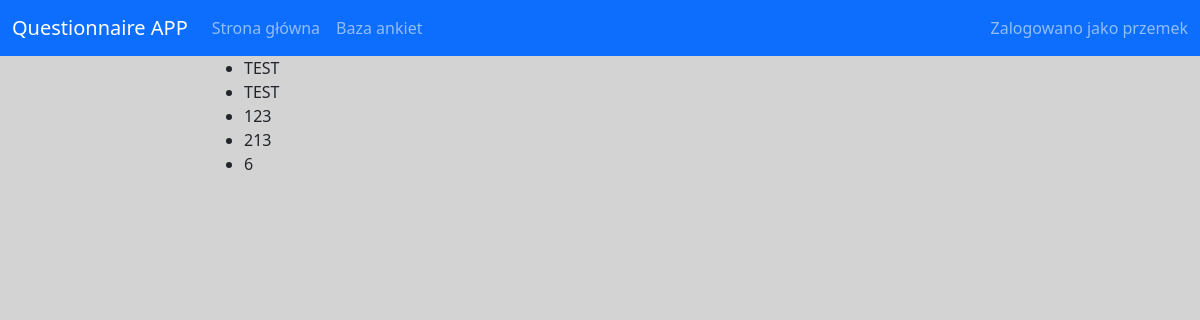
/myQuestionnaires (signed in), run on an earlier commit of the app's database.
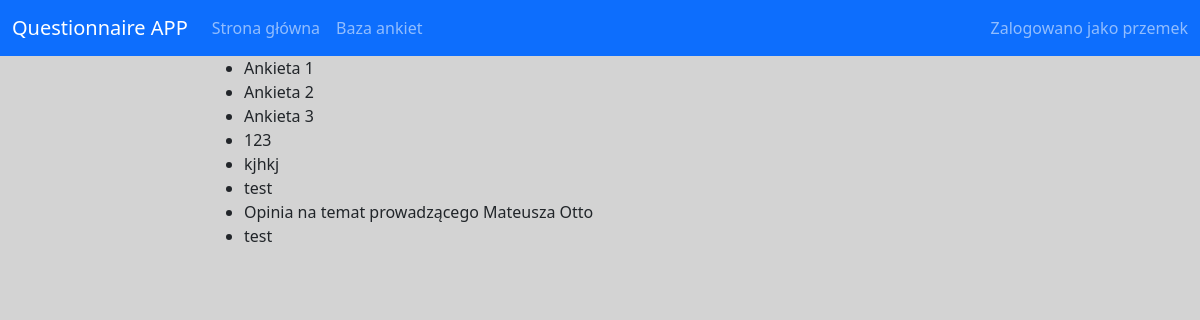
And on a later commit of the database.
### main/models.py (models this page shows, shortened)
class Questionnaire(models.Model):
    text = models.CharField(max_length=500)
    questions = models.ManyToManyField(Question, blank=True)
    owner = models.ForeignKey(User, on_delete=models.SET_NULL, null=True)
    public = models.BooleanField(null=True, default=False)
    publicResults = models.BooleanField(null=True, blank=True)
    password = models.CharField(max_length=200, blank=True, null=True)
    date = models.DateField(auto_created=True, null=True)
    active = models.BooleanField(null=True, default=True)

### main/decorators.py (the view)
    def wrapper_func(response, *args, **kwargs):
        if not response.user.is_authenticated:
            return redirect('/login')
        else:
            return viewFunc(response, *args, **kwargs)

### main/views.py (called while the page is built)
@notloged
def myQuestionnaires(request):
    questionnaires = Questionnaire.objects.filter(owner=request.user)
    context = {'questionnaires': questionnaires}
    return render(request, 'myQuestionnaires.html', context)

### main/templates/main/myQuestionnaires.html
{% extends 'base.html' %}
{% block content %}
    <ul>
        {% for questionnaire in questionnaires %}
            <li>{{questionnaire.text}}</li>
        {% endfor %}
    </ul>
{% endblock %}

What changed in the data, as far as the page shows it:
removed Questionnaire: text "TEST"
removed Questionnaire: text "TEST"
removed Questionnaire: text "213"
removed Questionnaire: text "6"
added Questionnaire: text "Ankieta 1"
added Questionnaire: text "Ankieta 2"
added Questionnaire: text "Ankieta 3"
added Questionnaire: text "kjhkj"
added Questionnaire: text "test"
added Questionnaire: text "Opinia na temat prowadzącego Mateusza Otto"
added Questionnaire: text "test"
